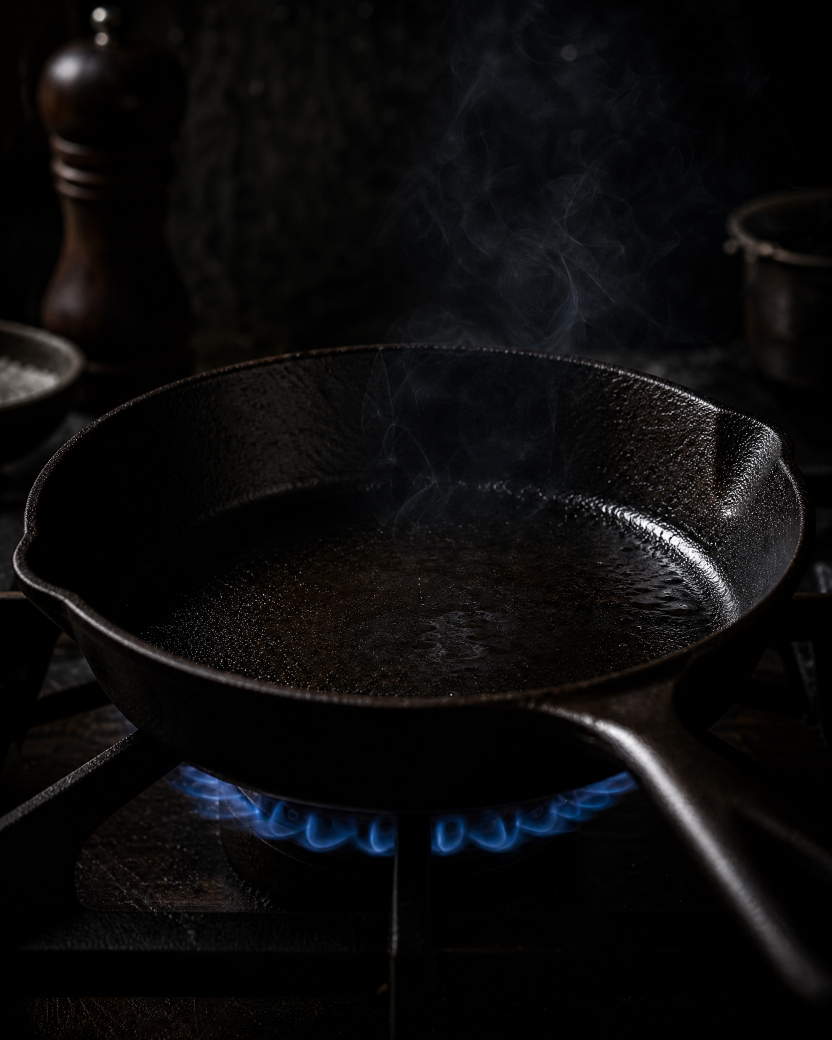
#> input picture archive/png-masters/steak/MM-STK-COOK-001-pan-heating.png, 1664 x 2080 px (shown at 1/2 size); its folder holds only this picture in this run
$ python recompress_v203_steak_w480.py
#> lines starting #> are read from the running program, lines starting #| are printed output that depends on the picture
#!/usr/bin/env python3
"""v2.0.3 — Recompress steak + soup w480 derived variants harder.

The natural hand-shot steak set carries film grain that webp compresses poorly:
w480 files average 51 KB (some 78 KB) vs 43 KB for burger heroes. Cards render
at <=360 CSS px so we can compress w480 harder (q55) with a light denoise-free
pipeline. Target <=40 KB per file. Sources: archive/png-masters/{steak,sides}.
"""
from PIL import Image
import os

REPO = os.path.dirname(os.path.dirname(os.path.abspath(__file__)))
JOBS = [
    ("archive/png-masters/steak", "images/derived/w480/steak"),
    ("archive/png-masters/sides", "images/derived/w480/sides"),
]

for src_dir, out_dir in JOBS:
    src_abs = os.path.join(REPO, src_dir)
    out_abs = os.path.join(REPO, out_dir)
    if not os.path.isdir(src_abs):
        continue
    os.makedirs(out_abs, exist_ok=True)
    for name in sorted(os.listdir(src_abs)):
        if not name.lower().endswith(".png"):
            continue
        if "sides" in src_dir and "MM-SIDE-007" not in name:
            continue  # only the new soup photo; burger sides already fine
        im = Image.open(os.path.join(src_abs, name)).convert("RGB")
#> im is the input picture: PIL image 1664x2080 RGB; mean R, G, B 12, 11.3, 11.8
        w, h = im.size
#> w = 1664; h = 2080
        nw = 480
        nh = int(h * nw / w)
#> nh = 600
        r = im.resize((nw, nh), Image.LANCZOS)
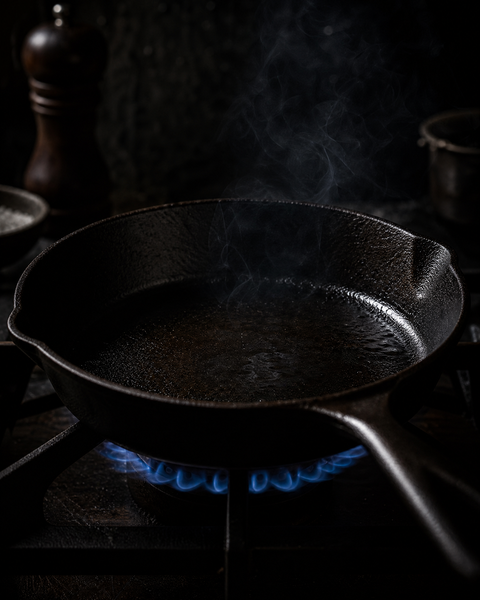
#> r: PIL image 480x600 RGB; mean R, G, B 12, 11.4, 11.8
        out = os.path.join(out_abs, name.replace(".png", ".webp"))
        # binary search quality to hit <=40 KB, floor q=45
        for q in (55, 50, 45):
            r.save(out, "WEBP", quality=q, method=6)
            if os.path.getsize(out) <= 40 * 1024:
                break
        print(f"{out}: {os.path.getsize(out)//1024} KB (q={q})")
#| images/derived/w480/steak/MM-STK-COOK-001-pan-heating.webp: 9 KB (q=55)
